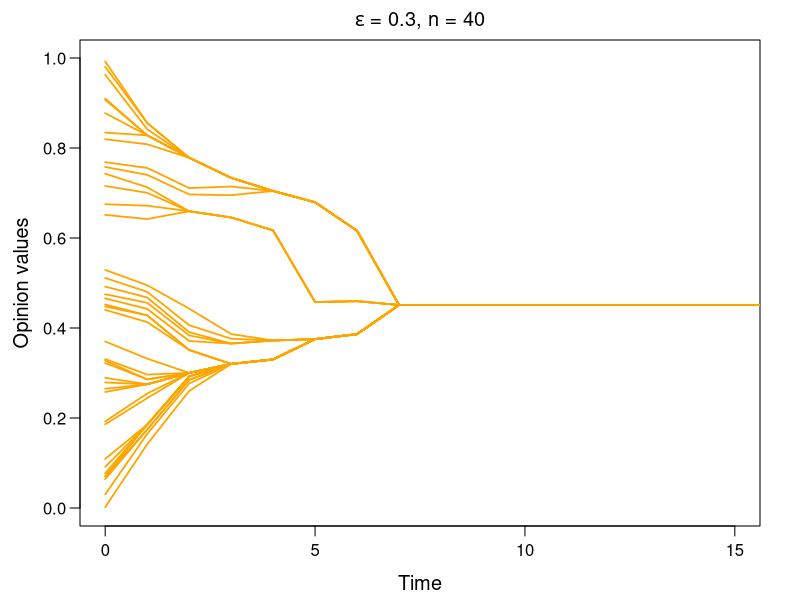
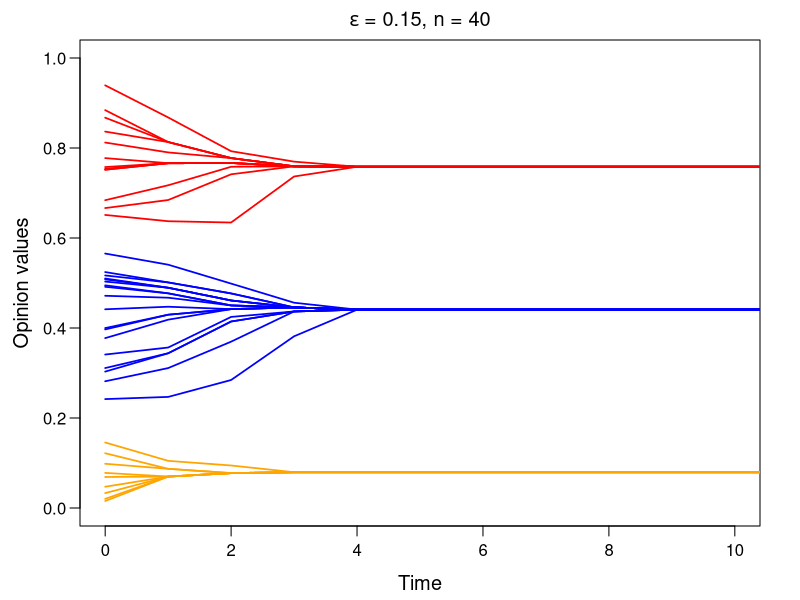

The R script that drew these images, in order:
#########################################################

#Opinion dynamics model: Chapter 1

#########################################################


#SET WORKING DIRECTORY

setwd("~/Opinion dynamics")

#Define the function which we will use to calculate bounded confidence set I(i, x)

BCset <- function(x, i, epsilon, m){
  I <- numeric(m)
  for(j in 1:m){
    if(abs(x[i]-x[j]) <= epsilon){
      I[j] = 1
    }
  }
  return(I)
}



#########################################################
#Define the HK Model Function
########################################################

HKmodel <- function(m, maxtime, epsilon){
  
  
  #Generate opinions of m people between 0 and 1
  #Create empty list of m people 
  
  x <- runif(n=m, min=0, max=1)
  oplist <- vector("list", length = m)
  t <- 0
  
  
  #Put these random opinions in the list 
  
  for(i in 1:m){
    oplist[i] <- x[i]
  }
  
  #Perform the update rule until maxtime
  
  for(t in 1:maxtime){
    vec <- data.table::transpose(oplist)
    for(j in 1:m){
      y <- BCset(unlist(vec[t]), j, epsilon, m)
    oplist[[j]][t+1] <- (1/sum(y)) * sum(y*unlist(vec[t]))
    }
    
  }
  
  return(oplist)
  
}


#########################################################
#Run the model for epsilon = 0.30
#Corresponds to Figure 2 in Scholarly Report
########################################################

set.seed(20)

h1 <- HKmodel(40, 55, 0.3)


#Form the time vector for the x axis

t_vec <- 0

for(i in 1:55){
  t_vec[i+1] <- i
}


#Plot the results

pdf("Epsilon 30.pdf", width = 7, height = 6)

par(mar=c(3.7,4,2,2), mgp=c(2.4,0.7,0))
plot(t_vec, unlist(h1[1]), type = "l", col = "orange", lty = 1, lwd = 1.75, xlim = c(0, 15), ylim = c(0,1),
     xlab = "Time", ylab = "Opinion values", las = 1, cex.lab = 1.2)
title(expression(epsilon ~ "= 0.3, n = 40"))


#Plot all the opinion lines  over the time period
for(i in 2:40){
  lines(t_vec, unlist(h1[i]), type = "l", col ="orange", lwd=1.75)
}


dev.off()



#########################################################
#Run the model for epsilon = 0.15
#Corresponds to Figure 3 in Scholarly Report
########################################################

set.seed(38)

h2 <- HKmodel(40, 55, 0.15)

pdf("Epsilon 15.pdf", width = 7, height = 6)
par(mar=c(3.7,4,2,2), mgp=c(2.4,0.7,0))
v <- unlist(h2[1])

if(any(v >= 0.6) == TRUE){
  plot(t_vec, v, type = "l", col = "red", lty = 1, lwd = 1.7, xlim = c(0, 10), ylim = c(0,1),
       xlab = "Time", ylab = "Opinion values", las = 1, cex.lab = 1.2)
}

if(any(0.2 < v) == TRUE && any(v < 0.6) == TRUE){
  plot(t_vec, v, type = "l", col = "blue", lty = 1, lwd = 1.7, xlim = c(0, 10), ylim = c(0,1),
       xlab = "Time", ylab = "Opinion values", las = 1, cex.lab = 1.2)
}

if(any(0.2 >= v) == TRUE){
  plot(t_vec, v, type = "l", col = "orange", lty = 1, lwd = 1.7, xlim = c(0, 10), ylim = c(0,1),
       xlab = "Time", ylab = "Opinion values", las = 1, cex.lab = 1.2)
}

  
title(main = expression(epsilon ~ "= 0.15, n = 40"))

#Plot lines for each cluster

for(i in 2:40){
  v <- unlist(h2[i])
  if(any(v > 0.6) == TRUE){
  lines(t_vec, v, type = "l", col ="red", lwd = 1.7)
  }
  else if(any(0.2 < v) == TRUE && any(v < 0.6) == TRUE){
   lines(t_vec, v, type = "l", col ="blue", lwd = 1.7) 
  }
  else{
    lines(t_vec, v, type = "l", col ="orange", lwd = 1.7)
  }
}


dev.off()

